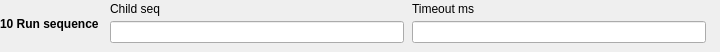
  <widget class="caFrame" name="editActionFrame10">
   <property name="geometry"><rect><x>180</x><y>578</y><width>720</width><height>52</height></rect></property>
   <property name="visibility"><enum>caFrame::Calc</enum></property>
   <property name="visibilityCalc"><string notr="true">A==10</string></property>
   <property name="channel" stdset="0"><string notr="true">$(SEQ_PFX)Edit-Action</string></property>
   <widget class="caLabel" name="editActionName10">
    <property name="geometry"><rect><x>0</x><y>2</y><width>105</width><height>43</height></rect></property>
    <property name="font"><font><bold>true</bold></font></property>
    <property name="wordWrap"><bool>true</bool></property>
    <property name="text"><string>10 Run sequence</string></property>
   </widget>
   <widget class="caLabel" name="editAxisLabelA10_0"><property name="geometry"><rect><x>110</x><y>0</y><width>294</width><height>18</height></rect></property><property name="text"><string>Child seq</string></property></widget>
   <widget class="caTextEntry" name="editAxisA10_0"><property name="geometry"><rect><x>110</x><y>21</y><width>294</width><height>22</height></rect></property><property name="channel" stdset="0"><string notr="true">$(SEQ_PFX)Edit-Axis</string></property></widget>
   <widget class="caLabel" name="editTimeoutMsLabelA10_1"><property name="geometry"><rect><x>412</x><y>0</y><width>294</width><height>18</height></rect></property><property name="text"><string>Timeout ms</string></property></widget>
   <widget class="caTextEntry" name="editTimeoutMsA10_1"><property name="geometry"><rect><x>412</x><y>21</y><width>294</width><height>22</height></rect></property><property name="channel" stdset="0"><string notr="true">$(SEQ_PFX)Edit-TimeoutMs</string></property></widget>
  </widget>
